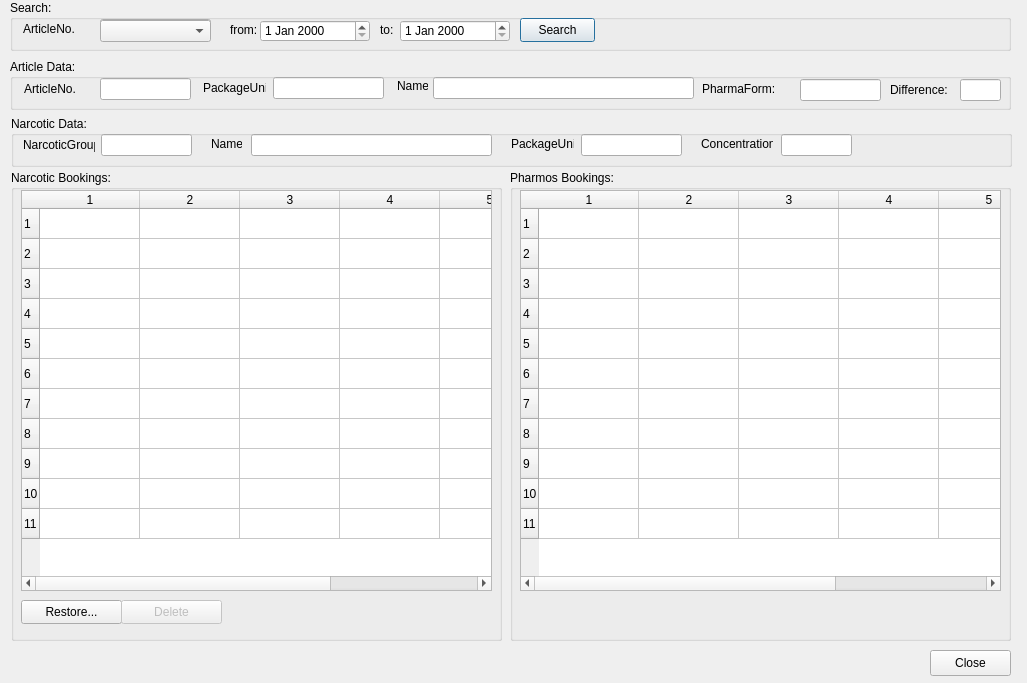
<ui version="4.0" >
 <class>CompareBookingsClass</class>
 <widget class="QDialog" name="CompareBookingsClass" >
  <property name="geometry" >
   <rect>
    <x>0</x>
    <y>0</y>
    <width>1027</width>
    <height>683</height>
   </rect>
  </property>
  <property name="windowTitle" >
   <string>NA05 Compare Bookings</string>
  </property>
  <widget class="QFrame" name="fraArticleNarcoticData" >
   <property name="geometry" >
    <rect>
     <x>10</x>
     <y>60</y>
     <width>1071</width>
     <height>111</height>
    </rect>
   </property>
   <property name="frameShape" >
    <enum>QFrame::NoFrame</enum>
   </property>
   <property name="frameShadow" >
    <enum>QFrame::Plain</enum>
   </property>
   <widget class="QGroupBox" name="grpArticleData" >
    <property name="geometry" >
     <rect>
      <x>0</x>
      <y>-1</y>
      <width>1001</width>
      <height>51</height>
     </rect>
    </property>
    <property name="title" >
     <string>Article Data:</string>
    </property>
    <widget class="QLabel" name="lblArticleNo" >
     <property name="geometry" >
      <rect>
       <x>14</x>
       <y>22</y>
       <width>51</width>
       <height>16</height>
      </rect>
     </property>
     <property name="text" >
      <string>ArticleNo.:</string>
     </property>
    </widget>
    <widget class="QLabel" name="lblPackageUnit" >
     <property name="geometry" >
      <rect>
       <x>193</x>
       <y>22</y>
       <width>63</width>
       <height>14</height>
      </rect>
     </property>
     <property name="text" >
      <string>PackageUnit:</string>
     </property>
    </widget>
    <widget class="QLabel" name="lblName" >
     <property name="geometry" >
      <rect>
       <x>387</x>
       <y>20</y>
       <width>31</width>
       <height>14</height>
      </rect>
     </property>
     <property name="text" >
      <string>Name:</string>
     </property>
    </widget>
    <widget class="QLabel" name="lblPharmaForm" >
     <property name="geometry" >
      <rect>
       <x>692</x>
       <y>22</y>
       <width>91</width>
       <height>16</height>
      </rect>
     </property>
     <property name="text" >
      <string>PharmaForm:</string>
     </property>
    </widget>
    <widget class="QLabel" name="lblDiffQtyInStock" >
     <property name="geometry" >
      <rect>
       <x>880</x>
       <y>20</y>
       <width>61</width>
       <height>21</height>
      </rect>
     </property>
     <property name="text" >
      <string>Difference:</string>
     </property>
    </widget>
    <widget class="QLineEdit" name="articlecode" >
     <property name="geometry" >
      <rect>
       <x>90</x>
       <y>19</y>
       <width>91</width>
       <height>22</height>
      </rect>
     </property>
     <property name="readOnly" >
      <bool>true</bool>
     </property>
    </widget>
    <widget class="QLineEdit" name="articlepackageunit" >
     <property name="geometry" >
      <rect>
       <x>263</x>
       <y>18</y>
       <width>111</width>
       <height>22</height>
      </rect>
     </property>
     <property name="readOnly" >
      <bool>true</bool>
     </property>
    </widget>
    <widget class="QLineEdit" name="articlename" >
     <property name="geometry" >
      <rect>
       <x>423</x>
       <y>18</y>
       <width>261</width>
       <height>22</height>
      </rect>
     </property>
     <property name="readOnly" >
      <bool>true</bool>
     </property>
    </widget>
    <widget class="QLineEdit" name="articlepharmaform" >
     <property name="geometry" >
      <rect>
       <x>790</x>
       <y>20</y>
       <width>81</width>
       <height>22</height>
      </rect>
     </property>
     <property name="readOnly" >
      <bool>true</bool>
     </property>
    </widget>
    <widget class="QLineEdit" name="diffqtyinstock" >
     <property name="geometry" >
      <rect>
       <x>950</x>
       <y>20</y>
       <width>41</width>
       <height>22</height>
      </rect>
     </property>
     <property name="readOnly" >
      <bool>true</bool>
     </property>
    </widget>
   </widget>
   <widget class="QGroupBox" name="grpNarcoticData" >
    <property name="geometry" >
     <rect>
      <x>1</x>
      <y>56</y>
      <width>1001</width>
      <height>51</height>
     </rect>
    </property>
    <property name="title" >
     <string>Narcotic Data:</string>
    </property>
    <widget class="QLabel" name="label_5" >
     <property name="geometry" >
      <rect>
       <x>12</x>
       <y>21</y>
       <width>72</width>
       <height>16</height>
      </rect>
     </property>
     <property name="text" >
      <string>NarcoticGroup:</string>
     </property>
    </widget>
    <widget class="QLabel" name="label_11" >
     <property name="geometry" >
      <rect>
       <x>200</x>
       <y>21</y>
       <width>31</width>
       <height>14</height>
      </rect>
     </property>
     <property name="text" >
      <string>Name:</string>
     </property>
    </widget>
    <widget class="QLabel" name="label_13" >
     <property name="geometry" >
      <rect>
       <x>500</x>
       <y>21</y>
       <width>63</width>
       <height>14</height>
      </rect>
     </property>
     <property name="text" >
      <string>PackageUnit:</string>
     </property>
    </widget>
    <widget class="QLabel" name="label_12" >
     <property name="geometry" >
      <rect>
       <x>690</x>
       <y>21</y>
       <width>72</width>
       <height>14</height>
      </rect>
     </property>
     <property name="text" >
      <string>Concentration:</string>
     </property>
    </widget>
    <widget class="QLineEdit" name="group" >
     <property name="geometry" >
      <rect>
       <x>90</x>
       <y>18</y>
       <width>91</width>
       <height>22</height>
      </rect>
     </property>
     <property name="readOnly" >
      <bool>true</bool>
     </property>
    </widget>
    <widget class="QLineEdit" name="name" >
     <property name="geometry" >
      <rect>
       <x>240</x>
       <y>18</y>
       <width>241</width>
       <height>22</height>
      </rect>
     </property>
     <property name="readOnly" >
      <bool>true</bool>
     </property>
    </widget>
    <widget class="QLineEdit" name="packageunit" >
     <property name="geometry" >
      <rect>
       <x>570</x>
       <y>18</y>
       <width>101</width>
       <height>22</height>
      </rect>
     </property>
     <property name="readOnly" >
      <bool>true</bool>
     </property>
    </widget>
    <widget class="QLineEdit" name="concentration" >
     <property name="geometry" >
      <rect>
       <x>770</x>
       <y>18</y>
       <width>71</width>
       <height>22</height>
      </rect>
     </property>
     <property name="readOnly" >
      <bool>true</bool>
     </property>
    </widget>
   </widget>
  </widget>
  <widget class="QGroupBox" name="grpSearchCriteria" >
   <property name="geometry" >
    <rect>
     <x>10</x>
     <y>0</y>
     <width>1001</width>
     <height>51</height>
    </rect>
   </property>
   <property name="title" >
    <string>Search:</string>
   </property>
   <widget class="QLabel" name="lblArticleNoSearch" >
    <property name="geometry" >
     <rect>
      <x>13</x>
      <y>19</y>
      <width>51</width>
      <height>20</height>
     </rect>
    </property>
    <property name="text" >
     <string>ArticleNo.:</string>
    </property>
   </widget>
   <widget class="QLineEdit" name="txtArticleNoSearch" >
    <property name="geometry" >
     <rect>
      <x>90</x>
      <y>19</y>
      <width>111</width>
      <height>22</height>
     </rect>
    </property>
   </widget>
   <widget class="QComboBox" name="cboArticleNos" >
    <property name="geometry" >
     <rect>
      <x>90</x>
      <y>20</y>
      <width>111</width>
      <height>22</height>
     </rect>
    </property>
   </widget>
   <widget class="QDateEdit" name="dtFromSearch" >
    <property name="geometry" >
     <rect>
      <x>250</x>
      <y>20</y>
      <width>110</width>
      <height>22</height>
     </rect>
    </property>
    <property name="acceptDrops" >
     <bool>true</bool>
    </property>
   </widget>
   <widget class="QDateEdit" name="dtToSearch" >
    <property name="geometry" >
     <rect>
      <x>390</x>
      <y>20</y>
      <width>110</width>
      <height>22</height>
     </rect>
    </property>
   </widget>
   <widget class="QLabel" name="lblFromSearch" >
    <property name="geometry" >
     <rect>
      <x>220</x>
      <y>23</y>
      <width>26</width>
      <height>14</height>
     </rect>
    </property>
    <property name="text" >
     <string>from:</string>
    </property>
   </widget>
   <widget class="QLabel" name="lblToSearch" >
    <property name="geometry" >
     <rect>
      <x>370</x>
      <y>23</y>
      <width>14</width>
      <height>14</height>
     </rect>
    </property>
    <property name="text" >
     <string>to:</string>
    </property>
   </widget>
   <widget class="QPushButton" name="btnSearch" >
    <property name="geometry" >
     <rect>
      <x>510</x>
      <y>18</y>
      <width>75</width>
      <height>24</height>
     </rect>
    </property>
    <property name="text" >
     <string>Search</string>
    </property>
   </widget>
  </widget>
  <widget class="QGroupBox" name="grpNarcoticBookingsData" >
   <property name="geometry" >
    <rect>
     <x>11</x>
     <y>170</y>
     <width>491</width>
     <height>471</height>
    </rect>
   </property>
   <property name="title" >
    <string>Narcotic Bookings:</string>
   </property>
   <widget class="QPushButton" name="btnRebuild" >
    <property name="geometry" >
     <rect>
      <x>10</x>
      <y>430</y>
      <width>101</width>
      <height>24</height>
     </rect>
    </property>
    <property name="whatsThis" >
     <string>A new dialog shows all deleted record sets which can be restored.</string>
    </property>
    <property name="text" >
     <string>Restore...</string>
    </property>
   </widget>
   <widget class="QPushButton" name="btnDelete" >
    <property name="enabled" >
     <bool>false</bool>
    </property>
    <property name="geometry" >
     <rect>
      <x>110</x>
      <y>430</y>
      <width>101</width>
      <height>24</height>
     </rect>
    </property>
    <property name="toolTip" >
     <string>In Iteration 1 nicht implementiert.</string>
    </property>
    <property name="text" >
     <string>Delete</string>
    </property>
   </widget>
   <widget class="BasarTableWidget" name="narcotics" >
    <property name="geometry" >
     <rect>
      <x>10</x>
      <y>20</y>
      <width>471</width>
      <height>401</height>
     </rect>
    </property>
    <property name="selectionMode" >
     <enum>QAbstractItemView::SingleSelection</enum>
    </property>
    <property name="selectionBehavior" >
     <enum>QAbstractItemView::SelectRows</enum>
    </property>
    <property name="rowCount" >
     <number>11</number>
    </property>
    <property name="columnCount" >
     <number>6</number>
    </property>
    <row/>
    <row/>
    <row/>
    <row/>
    <row/>
    <row/>
    <row/>
    <row/>
    <row/>
    <row/>
    <row/>
    <column/>
    <column/>
    <column/>
    <column/>
    <column/>
    <column/>
   </widget>
  </widget>
  <widget class="QGroupBox" name="grpOriginalicBookingsData" >
   <property name="geometry" >
    <rect>
     <x>510</x>
     <y>170</y>
     <width>501</width>
     <height>471</height>
    </rect>
   </property>
   <property name="title" >
    <string>Pharmos Bookings:</string>
   </property>
   <widget class="BasarTableWidget" name="original" >
    <property name="geometry" >
     <rect>
      <x>10</x>
      <y>20</y>
      <width>481</width>
      <height>401</height>
     </rect>
    </property>
    <property name="selectionMode" >
     <enum>QAbstractItemView::NoSelection</enum>
    </property>
    <property name="selectionBehavior" >
     <enum>QAbstractItemView::SelectRows</enum>
    </property>
    <property name="rowCount" >
     <number>11</number>
    </property>
    <property name="columnCount" >
     <number>6</number>
    </property>
    <row/>
    <row/>
    <row/>
    <row/>
    <row/>
    <row/>
    <row/>
    <row/>
    <row/>
    <row/>
    <row/>
    <column/>
    <column/>
    <column/>
    <column/>
    <column/>
    <column/>
   </widget>
  </widget>
  <widget class="QPushButton" name="btnClose" >
   <property name="geometry" >
    <rect>
     <x>930</x>
     <y>650</y>
     <width>81</width>
     <height>26</height>
    </rect>
   </property>
   <property name="text" >
    <string>Close</string>
   </property>
  </widget>
 </widget>
 <layoutdefault spacing="6" margin="11" />
 <customwidgets>
  <customwidget>
   <class>BasarTableWidget</class>
   <extends>QTableWidget</extends>
   <header>libbasarqtwidget_tablewidget.h</header>
  </customwidget>
 </customwidgets>
 <resources/>
 <connections/>
</ui>
